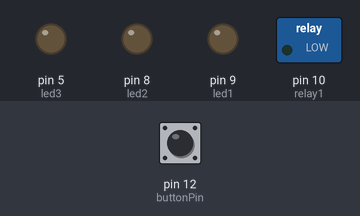
This sketch was run on a simulated Arduino Uno, built with avr-gcc and run on an emulated ATmega328P. Parts: switched loads named in the sketch (green lamp = pin HIGH), output pins drawn as LEDs (lit = HIGH). Dashed ring = blinking. Inputs (shaded band) come from the test bench; at power-on: pin 12 (buttonPin) HIGH.

Above: at 1.2 s.
1.3 s: pin 12 (buttonPin) pulled LOW for 1 s
At 1.67 s:
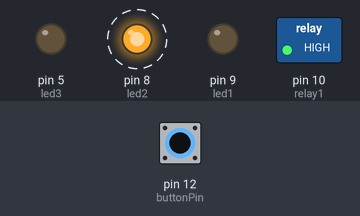
4.3 s: pin 12 (buttonPin) pulled LOW for 0.15 s
At 5.5 s:
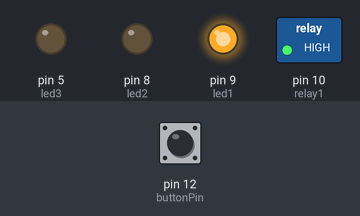
5.9 s: pin 12 (buttonPin) pulled LOW for 3.2 s
At 6.8 s:
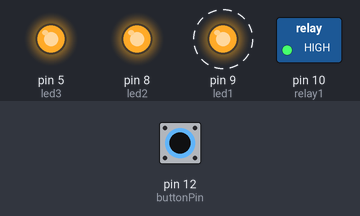
Timing chart, 0 to 10.7 s (numbered marks = the images above; inputs shaded):
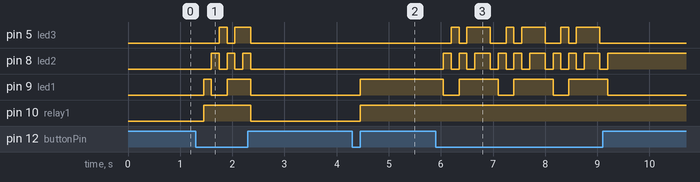

Measured:
- after the input at 1.3 s, pin 5 (led3): LOW → HIGH after 0.45 s, → LOW 0.15 s later, → HIGH 0.15 s later, → LOW 0.30 s later; pin 8 (led2): alternates HIGH for 0.15 s and LOW for 0.15 s, 6 changes in all, then stays LOW, starting after 0.30 s
- after the input at 4.3 s, pin 9 (led1), pin 10 (relay1): LOW → HIGH after 0.15 s
- after the input at 5.9 s, pin 5 (led3): LOW → HIGH after 0.30 s, then repeats every 1.1 s: LOW 0.15 s, HIGH 0.45 s, LOW 0.30 s, HIGH 0.15 s, until it stays LOW from 9.1 s; pin 8 (led2): LOW → HIGH after 0.15 s, then repeats every 1.1 s: LOW 0.15 s, HIGH 0.15 s, LOW 0.15 s, HIGH 0.30 s, LOW 0.15 s, HIGH 0.15 s, until it stays HIGH from 9.2 s

The sketch:

countdown-timer.ino
```cpp
unsigned long eighthours = 28800000UL; // 8 hours
unsigned long fourhours = 14400000UL; // 4 hours
unsigned long twohours = 7200000; // 2 hours
unsigned long ninetymin = 5400000UL; //1.5 hours (90 minutes)
unsigned long hour = 3600000UL; //1 hour
unsigned long halfhour = 1800000UL; // 30 min
unsigned long fifteenmin = 900000UL; // 15 min
unsigned long fivemin = 300000UL; // 5 min
unsigned long minute = 60000UL; // 1 min


const int buttonPin = 12;
const int led1 = 9;
const int led2 = 8;
const int led3 = 5;
const int relay1 = 10;

unsigned long startMillis;
unsigned long previousMillis = 0;

int counter = 0;
void setup()
{
  pinMode(buttonPin, INPUT_PULLUP);
  pinMode(led1, OUTPUT);
  pinMode(led2, OUTPUT);
  pinMode(led3, OUTPUT);
  pinMode(relay1, OUTPUT);
}


void loop()
{
  unsigned long currentMillis = millis();
  int buttonState;
  buttonState = digitalRead(buttonPin);

  if (buttonState == LOW) // light the LED
  {
    counter++;
    delay(150);
  }

  if (counter == 0)
  {
    currentMillis = millis();
    previousMillis = 0;
    digitalWrite(led1, LOW);
    digitalWrite(led2, LOW);
    digitalWrite(led3, LOW);
    digitalWrite(relay1, LOW);
  }

   else if (counter == 1)
  {
    currentMillis = millis();
    previousMillis = 0;
    digitalWrite(led1, HIGH);
    digitalWrite(led2, LOW);
    digitalWrite(led3, LOW);
//    delay (5000);
    digitalWrite(relay1, HIGH);
    if (currentMillis - previousMillis >= twohours) {
    counter = 0;
    previousMillis = currentMillis;
    }
  }
   else if (counter == 2)
  {
    currentMillis = millis();
    previousMillis = 0;
    digitalWrite(led1, LOW);
    digitalWrite(led2, HIGH);
    digitalWrite(led3, LOW);
    digitalWrite(relay1, HIGH);
    if (currentMillis - previousMillis >= ninetymin) {
    counter = 0;
    previousMillis = currentMillis;
    }
  }
    else if (counter == 3)
  {
    currentMillis = millis();
    previousMillis = 0;
    digitalWrite(led1, LOW);
    digitalWrite(led2, LOW);
    digitalWrite(led3, HIGH);
    digitalWrite(relay1, HIGH);
    if (currentMillis - previousMillis >= hour) {
    counter = 0;
    previousMillis = currentMillis;
    }
  }
    else if (counter == 4)
  {
    currentMillis = millis();
    previousMillis = 0;
    digitalWrite(led1, HIGH);
    digitalWrite(led2, HIGH);
    digitalWrite(led3, LOW);
    digitalWrite(relay1, HIGH);
    if (currentMillis - previousMillis >= halfhour) {
    counter = 0;
    previousMillis = currentMillis;
    }
  }
     else if (counter == 5)
  {
    currentMillis = millis();
    previousMillis = 0;
    digitalWrite(led1, HIGH);
    digitalWrite(led2, LOW);
    digitalWrite(led3, HIGH);
    digitalWrite(relay1, HIGH);
    if (currentMillis - previousMillis >= fifteenmin) {
    counter = 0;
    previousMillis = currentMillis;
    }
  }
     else if (counter == 6)
  {
    currentMillis = millis();
    previousMillis = 0;
    digitalWrite(led1, HIGH);
    digitalWrite(led2, HIGH);
    digitalWrite(led3, HIGH);
    digitalWrite(relay1, HIGH);
    if (currentMillis - previousMillis >= minute) {
    counter = 0;
    previousMillis = currentMillis;
    }
  }
  else
  {
    counter = 0;
  }
}
```
